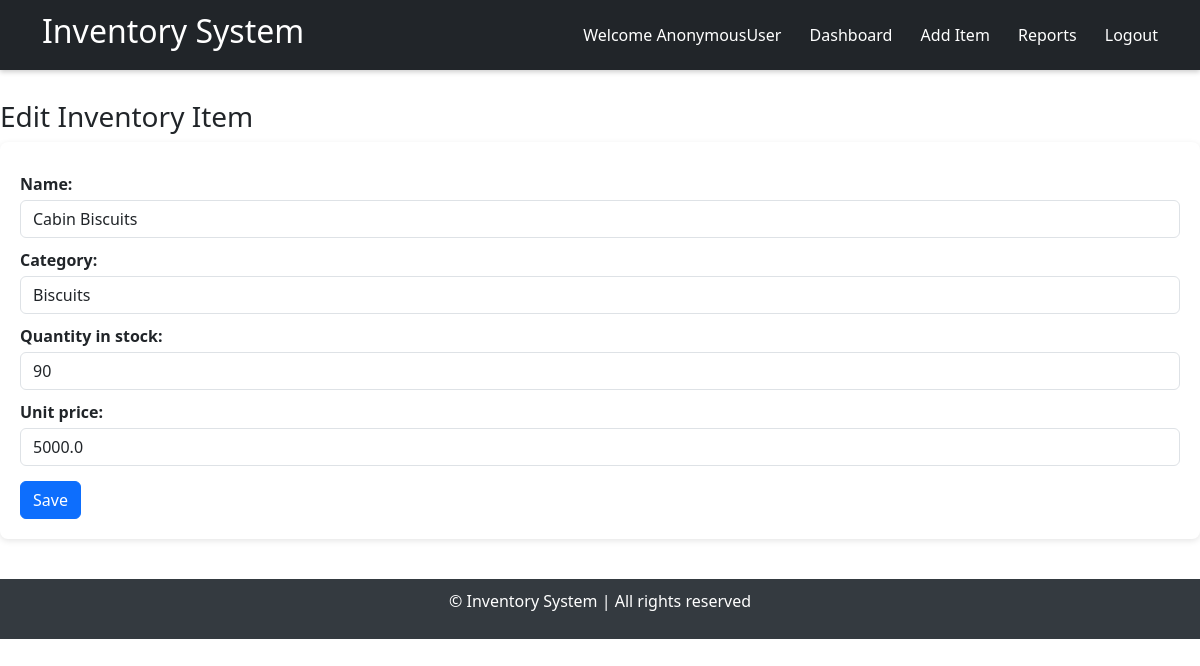
The app's page /edit-item/2/ with its own data.
### inventory/models.py (models this page shows, shortened)
class Product(models.Model):
    name = models.CharField(max_length=150)
    category = models.ForeignKey(Category, on_delete=models.CASCADE, related_name='products')
    unit_price = models.DecimalField(max_digits=10, decimal_places=1)
    quantity_in_stock = models.PositiveIntegerField(default=0)
    reorder_level = models.PositiveIntegerField(default=10) # Alert Level
    created_at = models.DateTimeField(auto_now_add=True)
    class Meta:
        verbose_name = 'Product'
        verbose_name_plural = 'Products'
        ordering = ['-created_at']

class Category(models.Model):
    name = models.CharField(max_length=100, unique=True)
    description = models.TextField(blank=True)
    created_at = models.DateTimeField(auto_now_add=True)
    class Meta:
        verbose_name = 'Category'
        verbose_name_plural = 'Categories'
    def __str__(self):
        return self.name

### inventory/views.py (the view, shortened to what this page needs)
# urls.py: path('edit-item/<int:pk>/', views.EditItemView.as_view(), name='edit-item'),
class EditItemView(View):
    def get(self, request, pk):
        product = Product.objects.get(pk=pk)
        edit_form = ProductEditForm(instance=product)
        context = {
            "form": edit_form,
            "product": product
        }
        return render(request, 'inventory/edit-item.html', context)

### inventory/forms.py
class ProductEditForm(forms.ModelForm):
    class Meta:
        model = Product
        fields = ['name', 'category', 'quantity_in_stock', 'unit_price']
        widgets = {
            'name': forms.TextInput(attrs={'class': 'form-control'}),
            'category': forms.Select(attrs={'class': 'form-control'}),
            'quantity_in_stock': forms.NumberInput(attrs={'class': 'form-control'}),
            'unit_price': forms.NumberInput(attrs={'class': 'form-control'}),
        }

### inventory/templates/inventory/edit-item.html (shortened to what this page needs)
{% extends 'inventory/home.html'%}
{% block content %}
        <h3 style="margin-top: 40px;">Edit Inventory Item</h3>
        <form action="" method="post">
            {{form}}
            <button type="submit" class="btn btn-primary">Save</button>
        </form>
{% endblock %}

### inventory/static/inventory/css/styles.css (style rules this page uses)
* { margin: 0; padding: 0; box-sizing: border-box; }
body { font-family: 'Segoe UI', Tahoma, sans-serif; background-color: #f8f9fa; color: #333; line-height: 1.6; padding-top: 60px; }
.btn { display: inline-block; padding: 8px 15px; font-size: 0.9rem; border-radius: 4px; text-decoration: none; cursor: pointer; transition: background 0.3s ease; }
.btn-primary { background-color: #007bff; color: white; }
form { background: white; padding: 20px; border-radius: 8px; box-shadow: 0 2px 6px rgba(0,0,0,0.1); }
form label { display: block; font-weight: bold; margin-top: 10px; }
form input, form select, form textarea { width: 100%; padding: 8px; margin-top: 4px; border-radius: 4px; border: 1px solid #ced4da; font-size: 0.9rem; }
form button { margin-top: 15px; }

### records on screen
Product: name "Cabin Biscuits", category "Biscuits", quantity_in_stock "90", unit_price "5000.0"

### other values on screen
{{ request.user }} "AnonymousUser"
